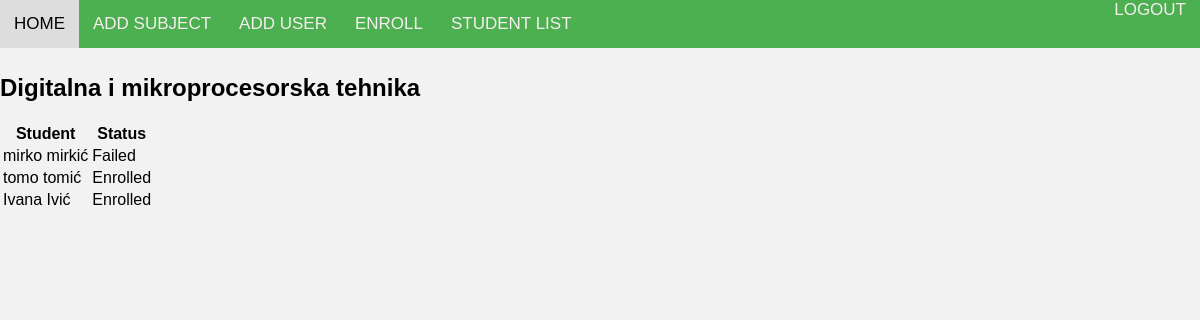
The page /subjects/4/popis_studenata/ (signed in) on the database as committed earlier.
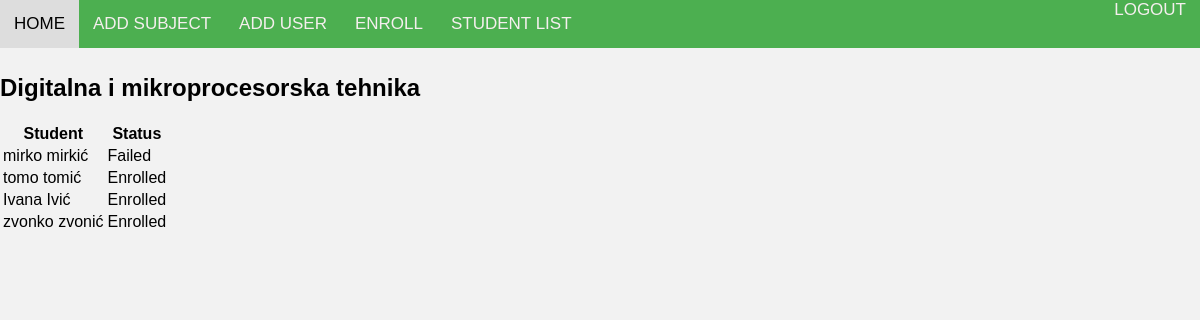
The same page on the database as committed later.
### EnrollmentApp/models.py (models this page shows, shortened)
class Predmeti(models.Model):
    IZBORNI = (('da', 'da'), ('ne', 'ne'))
    name = models.CharField(max_length=50)
    kod = models.CharField(max_length=10)
    program = models.TextField(max_length=50,null=False)
    ects = models.IntegerField(null=False)
    sem_red = models.IntegerField(null=False)
    sem_izv = models.IntegerField(null=False)
    izborni = models.CharField(max_length=10, choices=IZBORNI)
    nositelj = models.ForeignKey(Korisnici, on_delete=models.SET_NULL, null=True, default=None)

class StudentEnrollment(models.Model):
    class StatusChoices(Enum):
        ENROLLED = 'Enrolled'
        PASSED = 'Passed'
        FAILED = 'Failed'
    student = models.ForeignKey(Korisnici, on_delete=models.CASCADE)
    subject = models.ForeignKey(Predmeti, on_delete=models.CASCADE)
    status = models.CharField(max_length=20, choices=[(status.value, status.name) for status in StatusChoices])

class Korisnici(AbstractUser):
    class RoleChoices(Enum):
        ADMINISTRATOR = 'administrator'
        PROFESOR = 'profesor'
        STUDENT = 'student'
    class StatusChoices(Enum):
        NONE = 'none'
        REDOVAN = 'redovan'
        IZVANREDAN = 'izvanredan'
    role = models.CharField(max_length=20, choices=[(role.value, role.name) for role in RoleChoices])
    status = models.CharField(max_length=20, choices=[(status.value, status.name) for status in StatusChoices])
    user_permissions = models.ManyToManyField(
        Permission,
        verbose_name='user permissions',
        blank=True,
        related_name='korisnici_set'
    )
    groups = models.ManyToManyField(
        'auth.Group',
        verbose_name='groups',
        blank=True,
        related_name='korisnici_set'
    )

### EnrollmentApp/views.py (the view)
# urls.py: path('subjects/<int:predmet_id>/popis_studenata/', popis_studenata, name='popis_studenata'),
@login_required
@user_passes_test(check_admin)
def popis_studenata(request, predmet_id):
    predmet = get_object_or_404(Predmeti, id=predmet_id)
    enrollments = StudentEnrollment.objects.filter(subject=predmet)
    return render(request, 'popis_studenata.html', {'predmet': predmet, 'enrollments': enrollments})

### EnrollmentApp/views.py (called while the page is built)
def check_admin(user):
    return user.role == 'administrator'

### EnrollmentApp/templates/popis_studenata.html (shortened to what this page needs)
{% load static %}
<!DOCTYPE html>
<html>
  <head>
    <link
      rel="stylesheet"
      type="text/css"
      href="{% static 'css/style.css' %}"
    />
  </head>
  <body>
    <nav>
      <div class="nav-left">
        <a href="{% url 'success' %}">HOME</a>
        <a href="{% url 'add_subject' %}">ADD SUBJECT</a>
        <a href="{% url 'add_user' %}">ADD USER</a>
        <a href="{% url 'create_enrollment' %}">ENROLL</a>
        <a href="{% url 'student_list' %}">STUDENT LIST</a>
      </div>
      <div class="nav-right">
        <a href="{% url 'logout' %}" class="logout">LOGOUT</a>
      </div>
    </nav>
    <br />
    <br />
    <br />
    <h2>{{ predmet.name }} </h2>
    <table>
      <thead>
        <tr>
          <th>Student</th>
          <th>Status</th>
        </tr>
      </thead>
      <tbody>
        {% for enrollment in enrollments %}
        <tr>
          <td>
            {{ enrollment.student.first_name }}  {{ enrollment.student.last_name }}
          </td>
          <td>{{ enrollment.status }}</td>
        </tr>
        {% empty %}
        <p>Nema upisanih studenata za ovaj predmet.</p>
        {% endfor %}
      </tbody>
    </table>
  </body>
</html>

### static/css/style.css (style rules this page uses)
body { font-family: Arial, sans-serif; background-color: #f2f2f2; margin: 0px; padding: 0px; }
nav { position: fixed; overflow: hidden; top: 0; width: 100%; display: flex; flex-wrap: wrap; background-color: #4caf50; color: rgb(245, 239, 238); z-index: 100; }
.nav-left { display: flex; }
.nav-right { margin-left: auto; }
nav a { text-align: center; padding: 14px; text-decoration: none; font-size: 17px; overflow: hidden; color: rgb(245, 239, 238); }

Rows that differ between the two databases and show on the page:
added StudentEnrollment: student.first_name "zvonko", student.last_name "zvonić", status "Enrolled"
